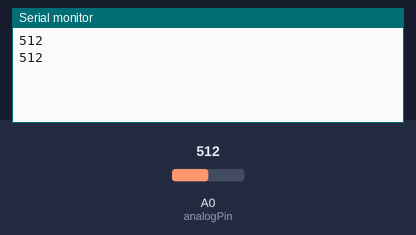
This sketch was run on a simulated Arduino Uno, built with avr-gcc and run on an emulated ATmega328P. Parts: the last lines printed to the serial monitor. Inputs (shaded band) come from the test bench; at power-on: A0 (analogPin) = 512.

Above: at 1.8 s.
1.9 s: A0 (analogPin) set to 716
At 2.6 s:
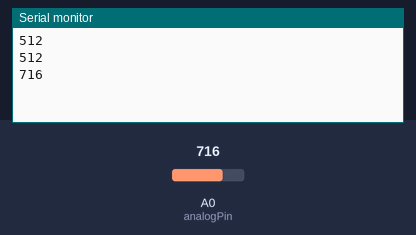
3.4 s: A0 (analogPin) set to 900
At 4.8 s:
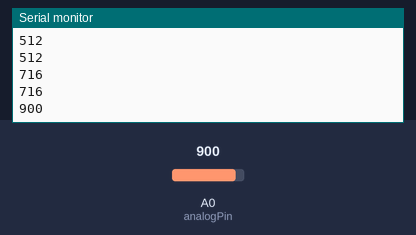
Timing chart, 0 to 6.4 s (numbered marks = the images above; inputs shaded):
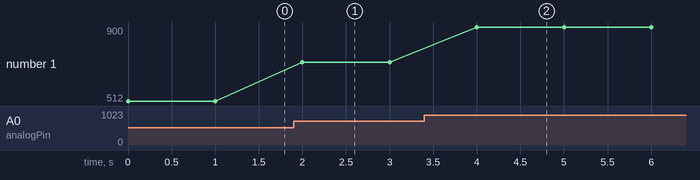

Measured:
- after the input at 1.9 s, the serial monitor: prints a new line after 0.10 s (image 1)
- after the input at 3.4 s, the serial monitor: prints a new line after 0.60 s (image 2)
- plotted number 1: 512 → 716 after the input at 1.9 s, 716 → 900 after the input at 3.4 s

The sketch:

AnalogReadSerial.ino
```cpp
//Pro jiný sensor stačí změnit číslo pinu
int analogPin = 0;
int val = 0;
void setup()
{
  Serial.begin(9600);              //  setup serial
}

void loop()
{
  val = analogRead(analogPin);     // čte hodnoty z určeného pinu
  Serial.println(val);             // vypíše do console v Arduino IDE
  delay(1000);
}
```
